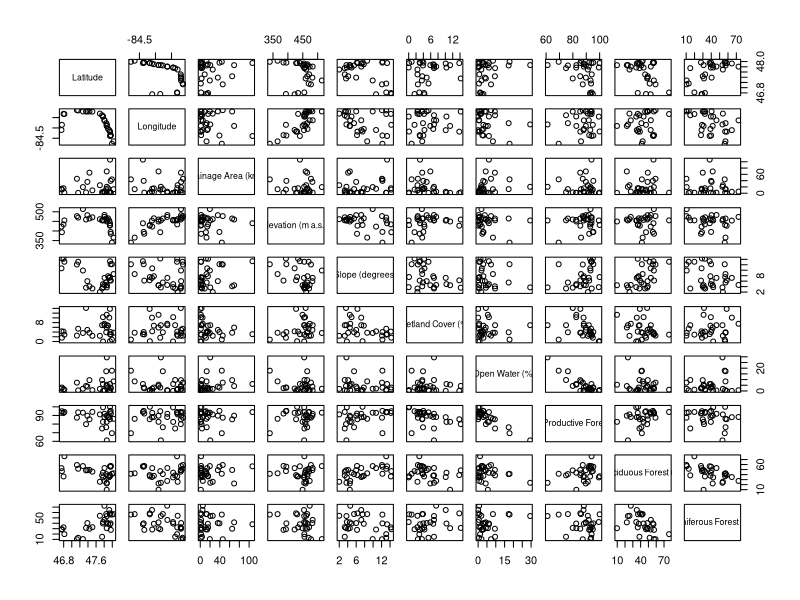
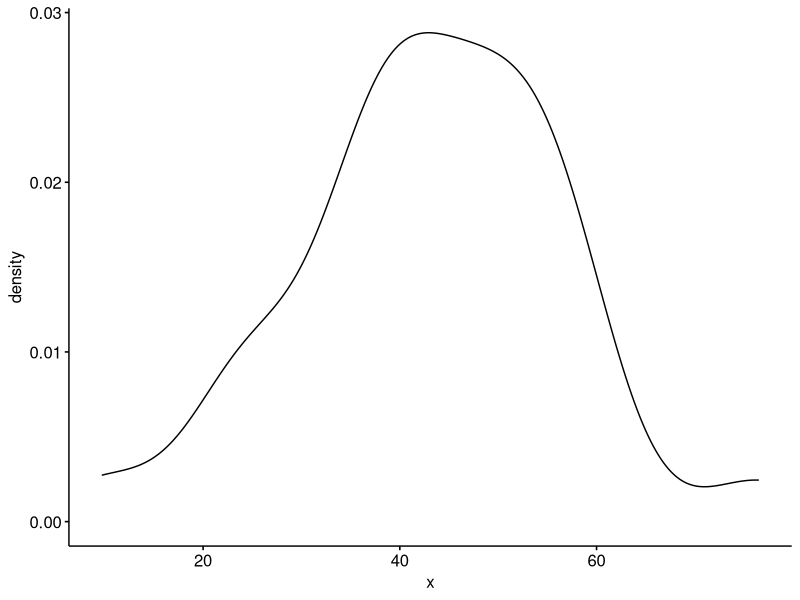
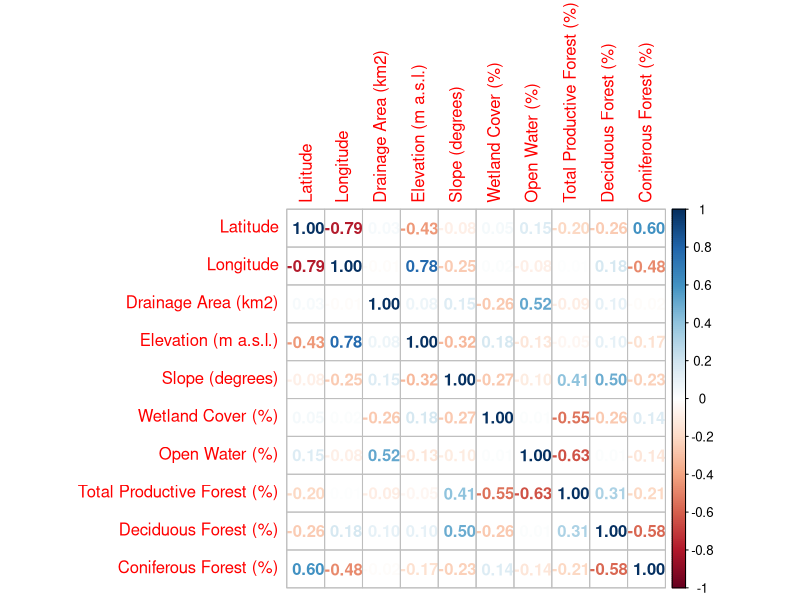
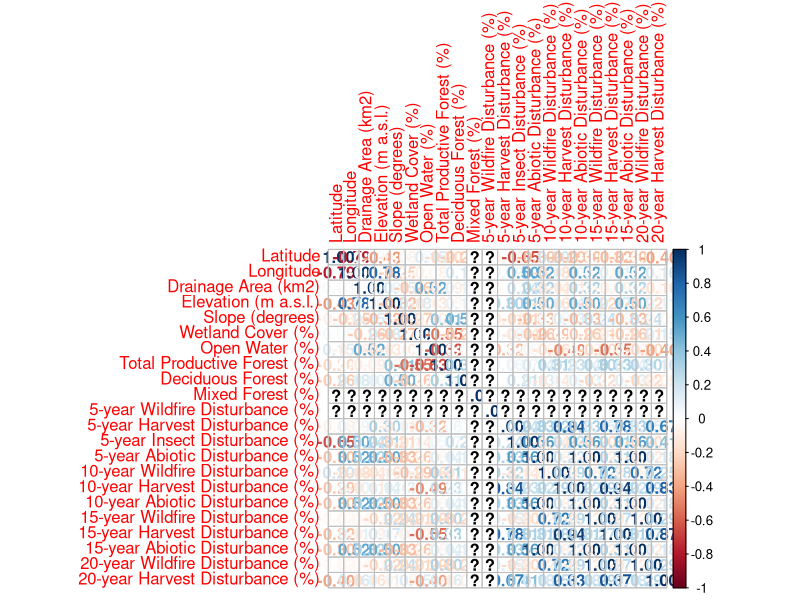

These charts were generated, in order, by the following R code: (Note: this script raises an error after producing the figures.)
#########################
## Name: Matt Watkins
## Date: Jan. 11th/23
## Project: MSc Data Analysis
## Objective: Run normality and correlation on land cover variables
## Inputs: master watershed table
## Outputs: normality data and correlation tables
#########################

## 0. NOTES ----

## 1. PREPARE ----

rm(list=ls())
options(stringsASfactors = FALSE, scipen = 999, encoding = "UTF-8")

library(tidyverse)
library(readxl)
library(ggpubr)
library(corrplot)

## 2. IMPORT ----

ws_table <- read_excel("Watershed_table_v1.xlsx")

## 3. TIDY // PROCESS ----

### 3.01 Landscape predictor correlation matrix ----

ws_landcover_var <- ws_table[, 7:17]

ws_landcover_out <- ws_landcover_var[, -10] # get down to only the variable columns needed

### 3.02 Test for normality and run a Spearman's correlation ----

apply(ws_landcover_out, 2, shapiro.test) # 8 out of 10 variables are not normally distributed which suggets I should do a Spearmans's correlation. I'm basing this on the assumption that all variables need to appear normal (which they don't) to run a Pearson's correlation.

cor_spearman <- cor(ws_landcover_out, method = "spearman") # runs the spearman correlation and displays a table in the console

### 3.03 Full predictor correlation matrix (landscape and disturbance) ----

full_corr <- ws_table[, c(7:16, 18:23, 25:27, 29:31)] # Remove 5-year wildfire (zero); and 10-, 15- and 20-year abiotic (identical to 5-year) 

full_corr_spearman <- cor(full_corr, method = "spearman")

## 4. PLOTTING ----

### 4.01 Preliminary plots of the variables ----

plot(ws_landcover_out) # basic view of all the relationships

ggdensity(ws_landcover_out$`Deciduous Forest (%)`) # double-checking that deciduous/coniferous appears normal (as per Shapiro)

### 4.02 Landscape correlation plot (section 3.01) ----

corrplot(cor_spearman, method = "number")

png(file="landscape_correlation.png", res=300, width=7000, height=7000)
corrplot(cor_spearman, tl.cex = 3, tl.col = "black", method = "color", 
         outline = T,  order="hclust", 
         addCoef.col = "black", number.digits = 2, number.cex = 3, 
         cl.pos = 'b', cl.cex = 3, addrect = 3, rect.lwd = 3, 
         col = colorRampPalette(c("midnightblue", "white","darkred"))(100))
dev.off()

### 4.03 Full correlation plot (section 3.03) ----

corrplot(full_corr_spearman, method = "number")

png(file="full_predictor_corrplot.png", res=300, width=7000, height=7000)
corrplot(full_corr_spearman, tl.cex = 3, tl.col = "black", method = "color", 
         outline = T,  order="hclust", 
         addCoef.col = "black", number.digits = 2, number.cex = 3, 
         cl.pos = 'b', cl.cex = 3, addrect = 3, rect.lwd = 3, 
         col = colorRampPalette(c("midnightblue", "white","darkred"))(100))
dev.off()

## 5. SAVING // EXPORTING ----

## 6. TRIAL // JUNK CODE ----

